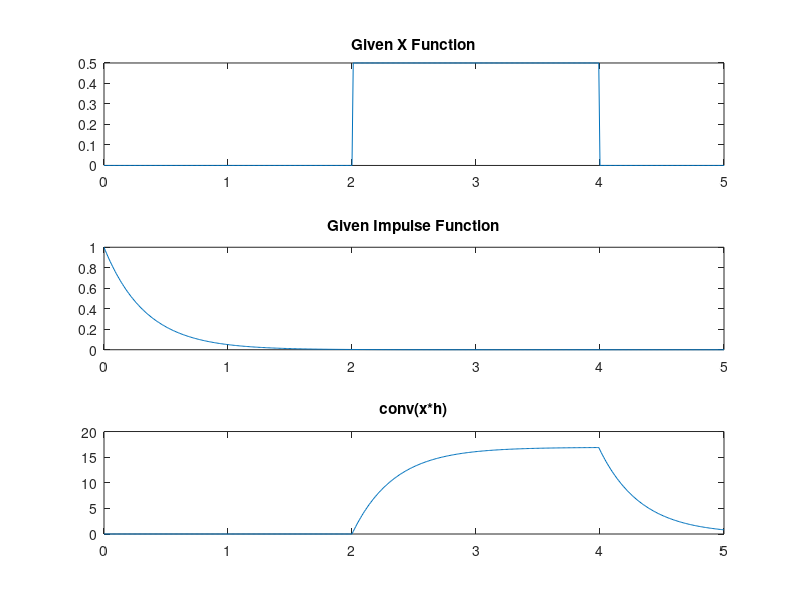

Write MATLAB code to recreate this figure.
clear;
close all;

% Time Span
t = 0 : 0.01 : 5;

% Initializing the zero matrix
x = zeros(size(t));

% Condition for the given function
x(t>2 & t<4) = 0.5;

% The given impulse function
h = exp(-3*t);

% Convolution Integral
y = conv(x,h);

subplot(3,1,1); plot(t,x); title('Given X Function');
subplot(3,1,2); plot(t,h); title('Given Impulse Function');
subplot(3,1,3); plot(t,y(1:length(t))); title('conv(x*h)');
